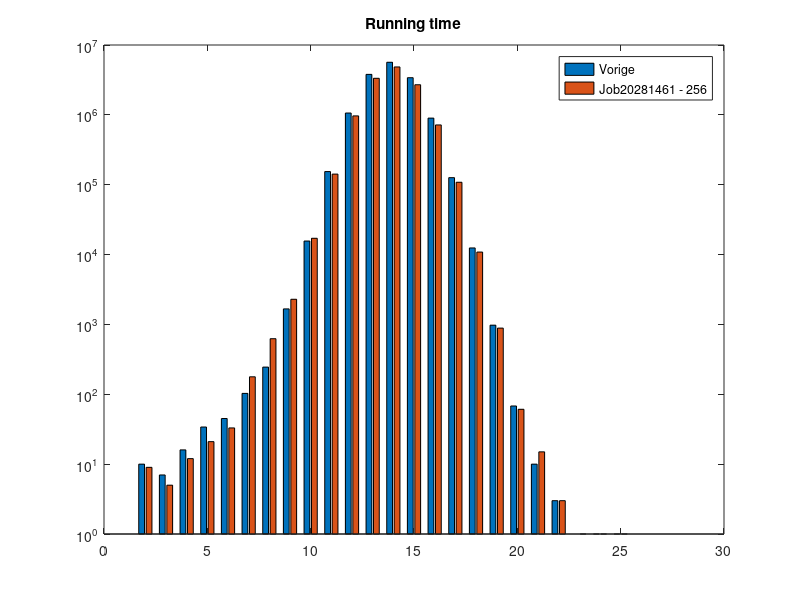
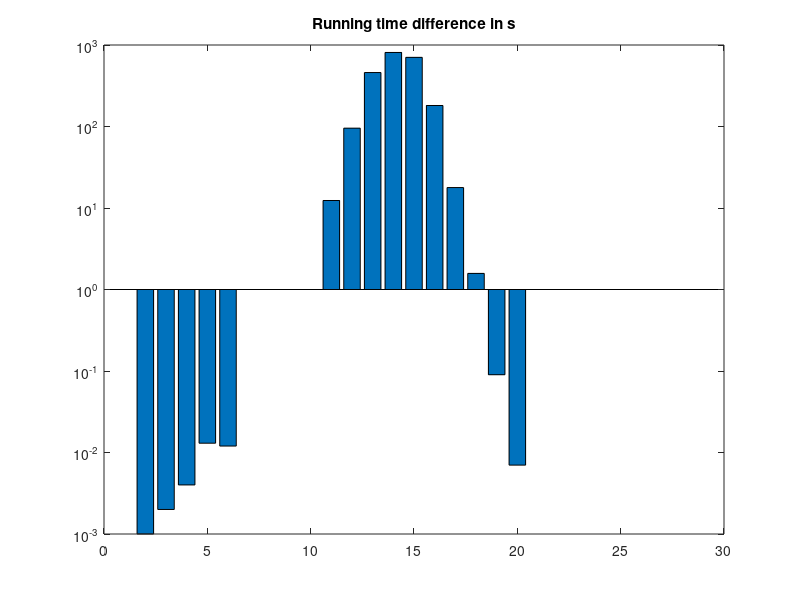
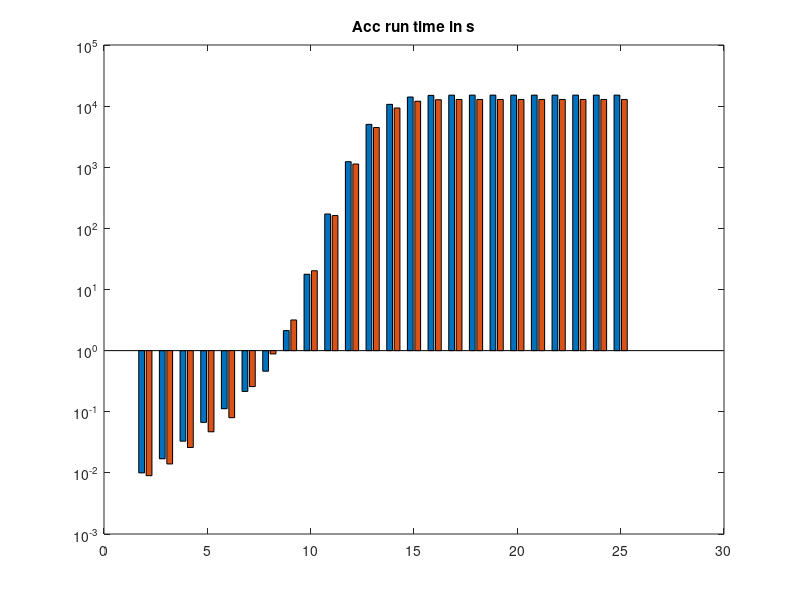
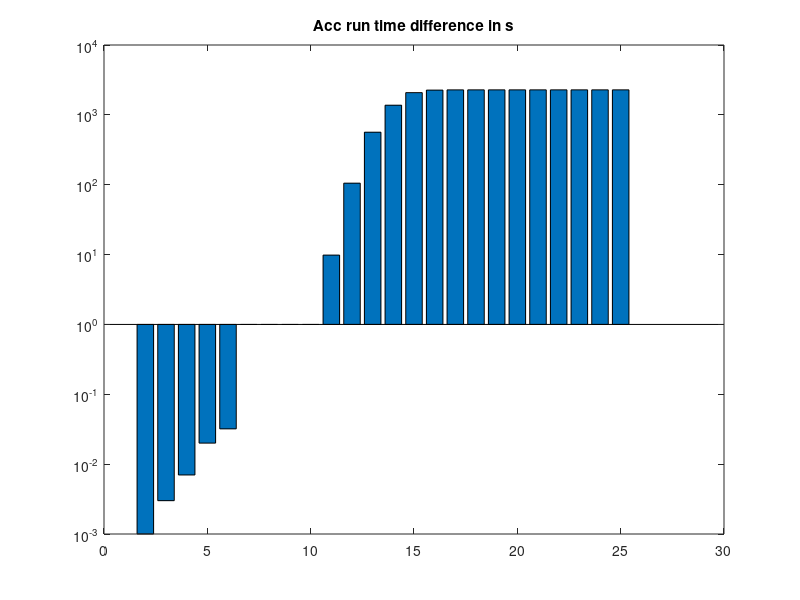

Here is the MATLAB script that generated these plots, in order:
close all

X = 2:25
n = 21
Y2 = zeros([1 24])
Y1 = [10, 7, 16, 34, 45, 103, 245, 1669, 15624, 154239, 1062174, 3797288, 5661054, 3404493, 898401, 126276, 12442, 976, 68, 10, 3, 1, 0, 0]
Y2(1:n) = [9, 5, 12, 21, 33, 178, 625, 2292, 17111, 141878, 966757, 3337937, 4851132, 2699099, 717380, 108455, 10866, 886, 61, 15, 3]


T = [Y1 ; Y2]
figure
bar(X, T')
title('Running time')
set(gca,'YScale','log')
legend('Vorige', 'Job20281461 - 256')


M = zeros([1 24])
M(1:n) = (Y1(1:n) - Y2(1:n))/1000
figure
bar(X, M')
set(gca,'YScale','log')
title('Running time difference in s')

% Acc diff
Acc1 = cumsum(Y1/1000)
Acc2 = cumsum(Y2/1000)
figure
bar(X, [Acc1 ; Acc2]')
set(gca,'YScale','log')
title('Acc run time in s')


DiffAcc = Acc1 - Acc2
figure
bar(X, DiffAcc')
set(gca,'YScale','log')
title('Acc run time difference in s')
